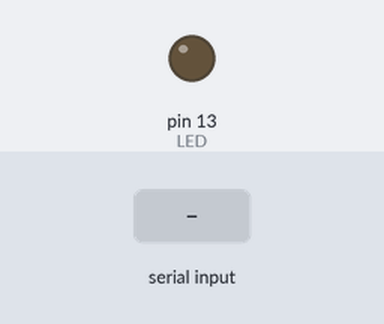
The sketch below on a simulated Arduino Mega 2560, built with avr-gcc and run on an emulated ATmega2560. Shown: output pins drawn as LEDs (lit = HIGH). The inputs (shaded band) are chosen by the test bench.

Above: at 1.2 s.
1.3 s: "GATE:" received over the second serial link
At 2.7 s:
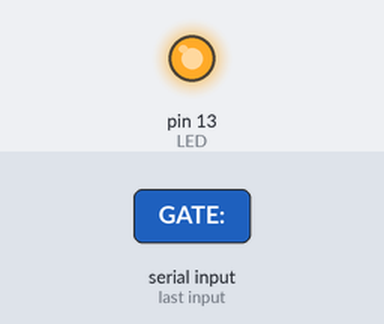
4.3 s: "90,45\n" received over the second serial link
At 7.0 s:
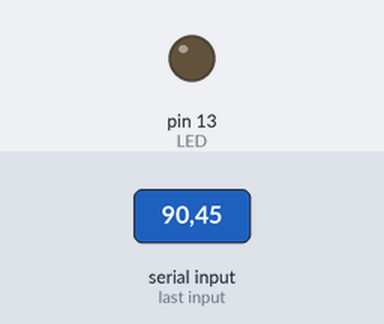
7.3 s: "30,150\n" received over the second serial link
At 8.6 s:
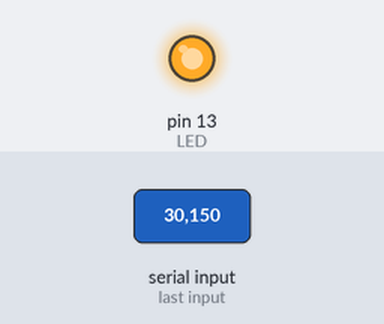
Timing chart, 0 to 10.8 s (numbered marks = the images above; inputs shaded):
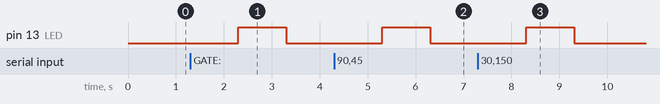

Measured:
- after the input at 1.3 s, pin 13 (LED): LOW → HIGH after 1.0 s, → LOW 1.0 s later
- after the input at 4.3 s, pin 13 (LED): LOW → HIGH after 1.0 s, → LOW 1.0 s later
- after the input at 7.3 s, pin 13 (LED): LOW → HIGH after 1.0 s, → LOW 1.0 s later

The sketch:

recived_serial.ino
```cpp
int LED = 13;
char buff [50];
volatile byte indx;

int MAX_DISTANCE_TO_DETECTED = 100;
//int MAX_DISTANCE_TO_DETECTED = 600;
#define MAX_DISTANCE_SENSOR 800
String inputString = "";
bool gate_size_recived = false;

void setup() {
  // put your setup code here, to run once:
  Serial.begin(9600);
  Serial1.begin(9600);
  pinMode(LED, OUTPUT);
}


void getGateSize() {
  int gate_size = 0;
  //if (gate_size_recived == false) {
    if (Serial1.available()) {
      inputString = Serial1.readString();
      if (inputString.length() != 0) {
        digitalWrite(LED, HIGH);
            delay(1000);
            digitalWrite(LED, LOW);
            delay(1000);
        String G = inputString.substring(0, 5);
        if (G == "GATE:") {
          String N = inputString.substring(5, inputString.length());
          gate_size = N.toInt();
          if (gate_size > 0) {
            gate_size_recived = true;
            MAX_DISTANCE_TO_DETECTED = gate_size;
            digitalWrite(LED, HIGH);
            delay(1000);
            digitalWrite(LED, LOW);
            delay(1000);
            //Serial.print("FGATE:");
          }
        }
      }
    }
  //}
}

void loop() {
  getGateSize();

}
```
